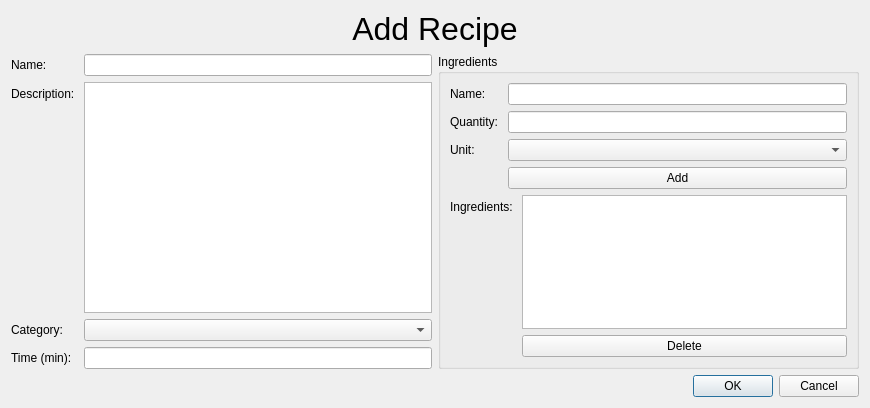
<?xml version="1.0" encoding="UTF-8"?>
<ui version="4.0">
 <class>AddRecipe</class>
 <widget class="QDialog" name="AddRecipe">
  <property name="geometry">
   <rect>
    <x>0</x>
    <y>0</y>
    <width>870</width>
    <height>408</height>
   </rect>
  </property>
  <property name="windowTitle">
   <string>Add Recipe</string>
  </property>
  <layout class="QGridLayout" name="gridLayout_2">
   <item row="1" column="0">
    <layout class="QFormLayout" name="formLayout">
     <item row="0" column="0">
      <widget class="QLabel" name="label">
       <property name="text">
        <string>Name: </string>
       </property>
      </widget>
     </item>
     <item row="0" column="1">
      <widget class="QLineEdit" name="edit_name"/>
     </item>
     <item row="1" column="0">
      <widget class="QLabel" name="label_2">
       <property name="text">
        <string>Description: </string>
       </property>
      </widget>
     </item>
     <item row="1" column="1">
      <widget class="QPlainTextEdit" name="edit_description">
       <property name="maximumSize">
        <size>
         <width>16777215</width>
         <height>277</height>
        </size>
       </property>
      </widget>
     </item>
     <item row="2" column="0">
      <widget class="QLabel" name="label_3">
       <property name="text">
        <string>Category: </string>
       </property>
      </widget>
     </item>
     <item row="2" column="1">
      <widget class="QComboBox" name="choose_category"/>
     </item>
     <item row="3" column="0">
      <widget class="QLabel" name="label_4">
       <property name="text">
        <string>Time (min): </string>
       </property>
      </widget>
     </item>
     <item row="3" column="1">
      <widget class="QLineEdit" name="edit_time"/>
     </item>
    </layout>
   </item>
   <item row="2" column="1">
    <widget class="QDialogButtonBox" name="buttonBox">
     <property name="orientation">
      <enum>Qt::Horizontal</enum>
     </property>
     <property name="standardButtons">
      <set>QDialogButtonBox::Cancel|QDialogButtonBox::Ok</set>
     </property>
    </widget>
   </item>
   <item row="1" column="1">
    <widget class="QGroupBox" name="groupBox">
     <property name="title">
      <string>Ingredients</string>
     </property>
     <layout class="QGridLayout" name="gridLayout">
      <item row="0" column="0">
       <layout class="QFormLayout" name="formLayout_3">
        <item row="0" column="0">
         <widget class="QLabel" name="label_6">
          <property name="text">
           <string>Name:</string>
          </property>
         </widget>
        </item>
        <item row="1" column="0">
         <widget class="QLabel" name="label_7">
          <property name="text">
           <string>Quantity: </string>
          </property>
         </widget>
        </item>
        <item row="2" column="0">
         <widget class="QLabel" name="label_8">
          <property name="text">
           <string>Unit: </string>
          </property>
         </widget>
        </item>
        <item row="0" column="1">
         <widget class="QLineEdit" name="ingredient_edit_name"/>
        </item>
        <item row="1" column="1">
         <widget class="QLineEdit" name="ingredient_edit_quantity"/>
        </item>
        <item row="2" column="1">
         <widget class="QComboBox" name="ingredient_choose_unit"/>
        </item>
        <item row="3" column="1">
         <widget class="QPushButton" name="ingredient_buttonadd">
          <property name="text">
           <string>Add</string>
          </property>
         </widget>
        </item>
       </layout>
      </item>
      <item row="1" column="0">
       <layout class="QFormLayout" name="formLayout_2">
        <item row="0" column="0">
         <widget class="QLabel" name="label_5">
          <property name="text">
           <string>Ingredients: </string>
          </property>
         </widget>
        </item>
        <item row="0" column="1">
         <widget class="QListWidget" name="ingredientlist"/>
        </item>
        <item row="1" column="1">
         <widget class="QPushButton" name="button_ingredient_delete">
          <property name="text">
           <string>Delete</string>
          </property>
         </widget>
        </item>
       </layout>
      </item>
     </layout>
    </widget>
   </item>
   <item row="0" column="0" colspan="2">
    <widget class="QLabel" name="label_9">
     <property name="text">
      <string>&lt;html&gt;&lt;head/&gt;&lt;body&gt;&lt;p&gt;&lt;span style=&quot; font-size:24pt;&quot;&gt;Add Recipe&lt;/span&gt;&lt;/p&gt;&lt;/body&gt;&lt;/html&gt;</string>
     </property>
     <property name="alignment">
      <set>Qt::AlignCenter</set>
     </property>
    </widget>
   </item>
  </layout>
 </widget>
 <resources/>
 <connections>
  <connection>
   <sender>buttonBox</sender>
   <signal>accepted()</signal>
   <receiver>AddRecipe</receiver>
   <slot>accept()</slot>
   <hints>
    <hint type="sourcelabel">
     <x>248</x>
     <y>254</y>
    </hint>
    <hint type="destinationlabel">
     <x>157</x>
     <y>274</y>
    </hint>
   </hints>
  </connection>
  <connection>
   <sender>buttonBox</sender>
   <signal>rejected()</signal>
   <receiver>AddRecipe</receiver>
   <slot>reject()</slot>
   <hints>
    <hint type="sourcelabel">
     <x>316</x>
     <y>260</y>
    </hint>
    <hint type="destinationlabel">
     <x>286</x>
     <y>274</y>
    </hint>
   </hints>
  </connection>
 </connections>
</ui>
